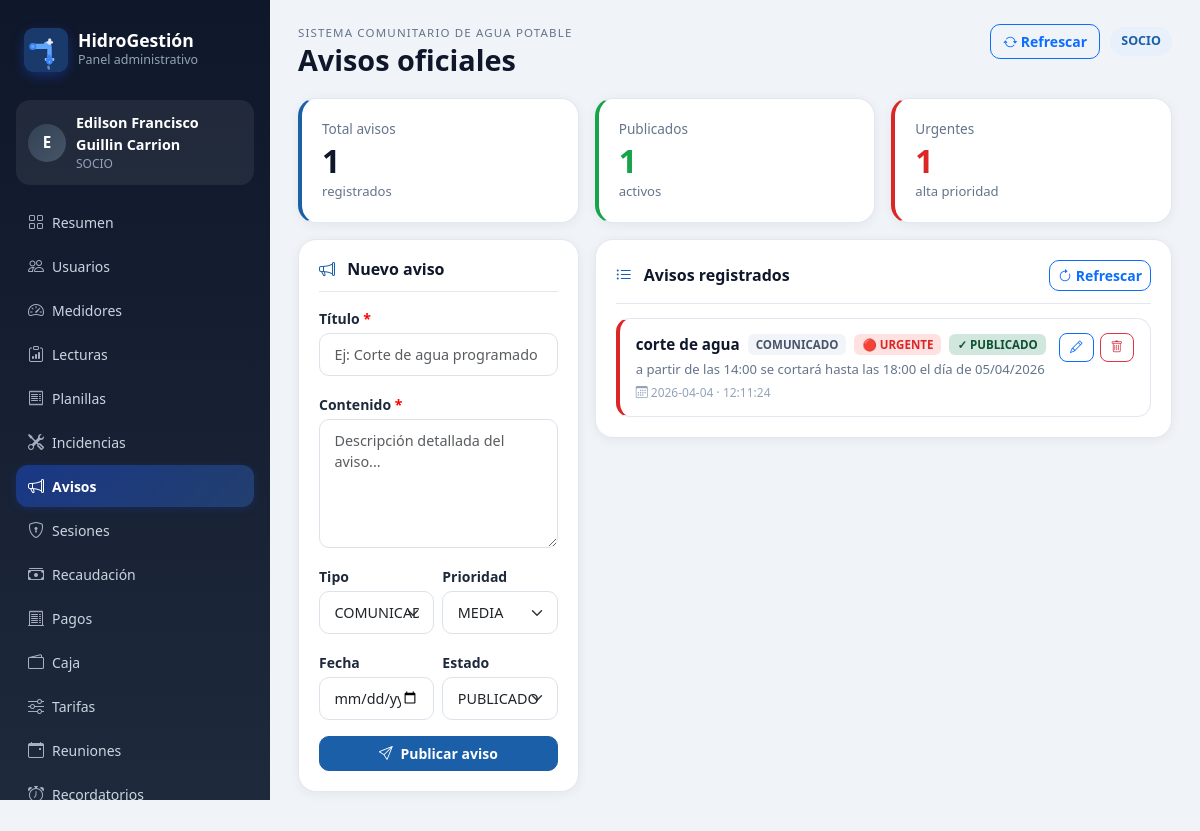
/dashboard/avisos (signed in), run on the app's committed database.
### app/models.py (models this page shows)
class TimestampMixin:
    creado_en = db.Column(db.DateTime, default=datetime.utcnow, nullable=False)
    actualizado_en = db.Column(db.DateTime, onupdate=datetime.utcnow)

class Aviso(TimestampMixin, db.Model):
    __tablename__ = 'avisos'
    id = db.Column(db.Integer, primary_key=True)
    junta_id = db.Column(db.Integer, db.ForeignKey('juntas_agua.id'), nullable=False)
    creado_por = db.Column(db.Integer, db.ForeignKey('usuarios.id'), nullable=False)
    titulo = db.Column(db.String(150), nullable=False)
    contenido = db.Column(db.Text, nullable=False)
    tipo_aviso = db.Column(db.String(50), nullable=False)
    prioridad = db.Column(db.String(20), default='MEDIA', nullable=False)
    fecha_publicacion = db.Column(db.String(10), nullable=False)
    hora_publicacion = db.Column(db.String(8), nullable=False)
    fecha_inicio = db.Column(db.String(10))
    hora_inicio = db.Column(db.String(8))
    fecha_fin = db.Column(db.String(10))
    hora_fin = db.Column(db.String(8))
    aplica_a_todos = db.Column(db.Boolean, default=True, nullable=False)
    estado = db.Column(db.String(20), default='PUBLICADO', nullable=False)
    junta = db.relationship('JuntaAgua', backref='avisos')
    creador = db.relationship('Usuario', backref='avisos_creados')

### app/routes/dashboard.py (the view, shortened to what this page needs)
@dashboard_bp.route('/avisos', methods=['GET', 'POST'])
@dashboard_required
def avisos_view():
    return render_template('dashboard/avisos.html', avisos=Aviso.query.order_by(Aviso.id.desc()).all())

### app/routes/dashboard.py (called while the page is built)
def dashboard_required(view_func):
    from functools import wraps
    @wraps(view_func)
    def wrapper(*args, **kwargs):
        if not session.get('web_user_id'):
            return redirect(url_for('dashboard.login_page'))
        return view_func(*args, **kwargs)
    return wrapper

### app/templates/dashboard/avisos.html (shortened to what this page needs)
{% extends 'dashboard/base.html' %}
{% block page_title %}Avisos oficiales{% endblock %}
{% block content %}
<div class="row g-3 mb-3">
    <div class="col-md-4">
        <div class="metric-card" style="border-left:4px solid #1a5fa8;">
            <div class="metric-card__label">Total avisos</div>
            <div class="metric-card__value">{{ avisos|length }}</div>
            <div class="metric-card__hint">registrados</div>
        </div>
    </div>
    <div class="col-md-4">
        <div class="metric-card" style="border-left:4px solid #16a34a;">
            <div class="metric-card__label">Publicados</div>
            <div class="metric-card__value" style="color:#16a34a;">
                {{ avisos|selectattr('estado','eq','PUBLICADO')|list|length }}
            </div>
            <div class="metric-card__hint">activos</div>
        </div>
    </div>
    <div class="col-md-4">
        <div class="metric-card" style="border-left:4px solid #dc2626;">
            <div class="metric-card__label">Urgentes</div>
            <div class="metric-card__value" style="color:#dc2626;">
                {{ avisos|selectattr('prioridad','eq','URGENTE')|list|length }}
            </div>
            <div class="metric-card__hint">alta prioridad</div>
        </div>
    </div>
</div>
<div class="row g-3">
    <div class="col-lg-4">
        <div class="panel-card">
            <div class="panel-card__header">
                <h3 class="panel-card__title">
                    <i class="bi bi-megaphone me-2" style="color:#1a5fa8;"></i>
                    Nuevo aviso
                </h3>
            </div>
            <form method="post">
                <div class="mb-3">
                    <label class="form-label">Título <span style="color:red">*</span></label>
                    <input class="form-control" name="titulo" placeholder="Ej: Corte de agua programado" required>
                </div>
                <div class="mb-3">
                    <label class="form-label">Contenido <span style="color:red">*</span></label>
                    <textarea class="form-control" name="contenido" rows="5"
                        placeholder="Descripción detallada del aviso..." required></textarea>
                </div>
                <div class="row g-2 mb-3">
                    <div class="col-6">
                        <label class="form-label">Tipo</label>
                        <select class="form-select" name="tipo_aviso">
                            <option value="COMUNICADO">COMUNICADO</option>
                        </select>
                    </div>
                    <div class="col-6">
                        <label class="form-label">Prioridad</label>
                        <select class="form-select" name="prioridad">
                            <option value="MEDIA">MEDIA</option>
                        </select>
                    </div>
                </div>
                <div class="row g-2 mb-3">
                    <div class="col-6">
                        <label class="form-label">Fecha</label>
                        <input class="form-control" type="date" name="fecha_publicacion">
                    </div>
                    <div class="col-6">
                        <label class="form-label">Estado</label>
                        <select class="form-select" name="estado">
                            <option value="PUBLICADO">PUBLICADO</option>
                        </select>
                    </div>
                </div>
                <button class="btn btn-primary w-100" type="submit">
                    <i class="bi bi-send me-1"></i> Publicar aviso
                </button>
            </form>
        </div>
    </div>
    <div class="col-lg-8">
        <div class="panel-card">
            <div class="panel-card__header">
                <h3 class="panel-card__title">
                    <i class="bi bi-list-ul me-2" style="color:#1a5fa8;"></i>
                    Avisos registrados
                </h3>
                <a class="btn btn-sm btn-outline-primary" href="{{ url_for('dashboard.refresh_page') }}">
                    <i class="bi bi-arrow-clockwise"></i> Refrescar
                </a>
            </div>
            {% if avisos %}
            <div class="list-stack">
                {% for a in avisos %}
                <div style="
                    border: 1px solid #e2e8f0;
                    border-radius: 14px;
                    padding: 14px 16px;
                    transition: box-shadow .2s;
                    border-left: 4px solid
                    {% if a.prioridad == 'URGENTE' %}#dc2626
                    {% elif a.prioridad == 'ALTA' %}#f59e0b
                    {% else %}#1a5fa8{% endif %};
                " onmouseover="this.style.boxShadow='0 4px 16px rgba(0,0,0,.08)'"
                   onmouseout="this.style.boxShadow='none'">
                    <div style="display:flex; justify-content:space-between; align-items:flex-start; gap:10px;">
                        <div style="flex:1;">
                            <div style="display:flex; align-items:center; gap:8px; flex-wrap:wrap; margin-bottom:4px;">
                                <span style="font-weight:700; font-size:.95rem; color:#0f172a;">{{ a.titulo }}</span>
                                <span style="
                                    padding:2px 8px; border-radius:6px;
                                    font-size:.72rem; font-weight:600;
                                    background:#f1f5f9; color:#475569;
                                ">{{ a.tipo_aviso }}</span>
                                {% if a.prioridad == 'URGENTE' %}
                                    <span style="padding:2px 8px;border-radius:6px;font-size:.72rem;font-weight:700;background:#fee2e2;color:#dc2626;">
                                        🔴 URGENTE
                                    </span>
                                {% elif a.prioridad == 'ALTA' %}
                                    <span style="padding:2px 8px;border-radius:6px;font-size:.72rem;font-weight:700;background:#fff3cd;color:#856404;">
                                        🟡 ALTA
                                    </span>
                                {% else %}
                                    <span style="padding:2px 8px;border-radius:6px;font-size:.72rem;font-weight:700;background:#e0ecff;color:#1d4ed8;">
                                        🔵 MEDIA
                                    </span>
                                {% endif %}
                                {% if a.estado == 'PUBLICADO' %}
                                    <span style="padding:2px 8px;border-radius:6px;font-size:.72rem;font-weight:700;background:#d1e7dd;color:#0f5132;">
                                        ✓ PUBLICADO
                                    </span>
                                {% else %}
                                    <span style="padding:2px 8px;border-radius:6px;font-size:.72rem;font-weight:600;background:#f1f5f9;color:#64748b;">
                                        ARCHIVADO
                                    </span>
                                {% endif %}
                            </div>
                            <div style="font-size:.82rem; color:#64748b; margin-bottom:4px;">
                                {{ a.contenido[:120] ~ '...' if a.contenido and a.contenido|length > 120 else (a.contenido or '') }}
                            </div>
                            <div style="font-size:.75rem; color:#94a3b8;">
                                <i class="bi bi-calendar3"></i>
                                {{ a.fecha_publicacion or '-' }}
                                {% if a.hora_publicacion %}· {{ a.hora_publicacion }}{% endif %}
                            </div>
                        </div>
                        <div style="display:flex; gap:6px; flex-shrink:0;">
                            <button class="btn btn-sm btn-outline-primary"
                                    data-bs-toggle="modal"
                                    data-bs-target="#editAviso{{ a.id }}"
                                    style="border-radius:8px; font-size:.78rem; padding:4px 10px;">
                                <i class="bi bi-pencil"></i>
                            </button>
                            <form method="post" class="d-inline">
                                <button class="btn btn-sm btn-outline-danger"
                                        onclick="return confirm('¿Eliminar este aviso?')"
                                        style="border-radius:8px; font-size:.78rem; padding:4px 10px;">
                                    <i class="bi bi-trash"></i>
                                </button>
                            </form>
                        </div>
                    </div>
                </div>
                {% endfor %}
            </div>
            {% else %}
            <div class="empty-state">
                <i class="bi bi-megaphone" style="font-size:2rem;display:block;margin-bottom:8px;color:#cbd5e1;"></i>
                No hay avisos registrados.
            </div>
            {% endif %}
        </div>
    </div>
</div>
{% endblock %}

### app/static/css/style.css (style rules this page uses)
:root { --bg: #f0f4f8; --card: #ffffff; --primary: #1a5fa8; --primary-light: #e8f0fb; --primary-dark: #0d3f72; --dark: #0f172a; --muted: #64748b; --border: #e2e8f0; --success: #16a34a; --warning: #f59e0b; --danger: #dc2626; --sidebar-width: 270px; }
* { box-sizing: border-box; }
body.app-body { background: var(--bg); color: #1e293b; font-family: 'Segoe UI', Tahoma, sans-serif; margin: 0; }
.panel-card { background: var(--card); border-radius: 18px; padding: 20px; box-shadow: 0 2px 12px rgba(15,23,42,.06); border: 1px solid var(--border); height: auto; margin-bottom: 16px; }
.metric-card { background: var(--card); border-radius: 18px; padding: 20px; box-shadow: 0 2px 12px rgba(15,23,42,.06); border: 1px solid var(--border); height: 100%; transition: transform .2s, box-shadow .2s; }
.panel-card__header { display: flex; justify-content: space-between; align-items: center; margin-bottom: 14px; padding-bottom: 12px; border-bottom: 1px solid var(--border); }
.panel-card__title { margin: 0; font-size: 1rem; font-weight: 700; color: #0f172a; }
.metric-card__label { color: var(--muted); font-size: .85rem; margin-bottom: 4px; }
.metric-card__value { font-size: 2rem; font-weight: 800; color: #0f172a; line-height: 1.1; }
.metric-card__hint { color: var(--muted); font-size: .82rem; margin-top: 4px; }
.list-stack { display: grid; gap: 8px; }
.form-control, .form-select { border-radius: 10px; padding: .6rem .9rem; border-color: #dbe2ea; font-size: .9rem; transition: border-color .2s, box-shadow .2s; }
.form-label { font-weight: 600; font-size: .875rem; margin-bottom: 4px; }
.btn { border-radius: 10px; font-weight: 600; font-size: .875rem; transition: all .2s; }
.btn-primary { background: var(--primary); border-color: var(--primary); }

### data on the page
Aviso: titulo "corte de agua", tipo_aviso "COMUNICADO", prioridad "🔴 URGENTE", estado "✓ PUBLICADO", contenido "a partir de las 14:00 se cortará hasta las 18:00 el día de 05/04/2026", fecha_publicacion "2026-04-04", hora_publicacion "12:11:24"

### other printed values
{{ (session.get('web_name', 'A')[:1]).upper() }} "E"
{{ session.get('web_name') }} "Edilson Francisco Guillin Carrion"
{{ session.get('web_role') }} "SOCIO"
{{ avisos|length }} "1"
{{ avisos|selectattr('estado','eq','PUBLICADO')|list|length }} "1"
{{ avisos|selectattr('prioridad','eq','URGENTE')|list|length }} "1"
